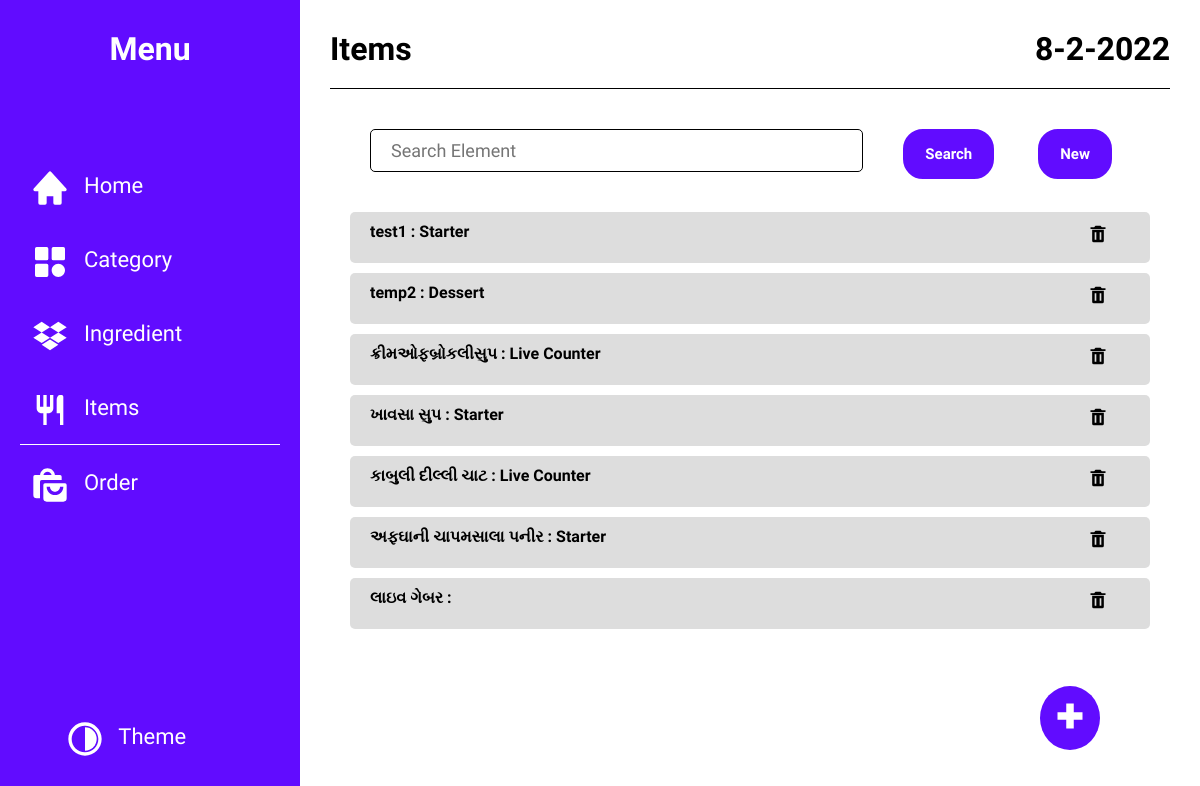
The page /orderInventory/Items/ on the database as committed earlier.
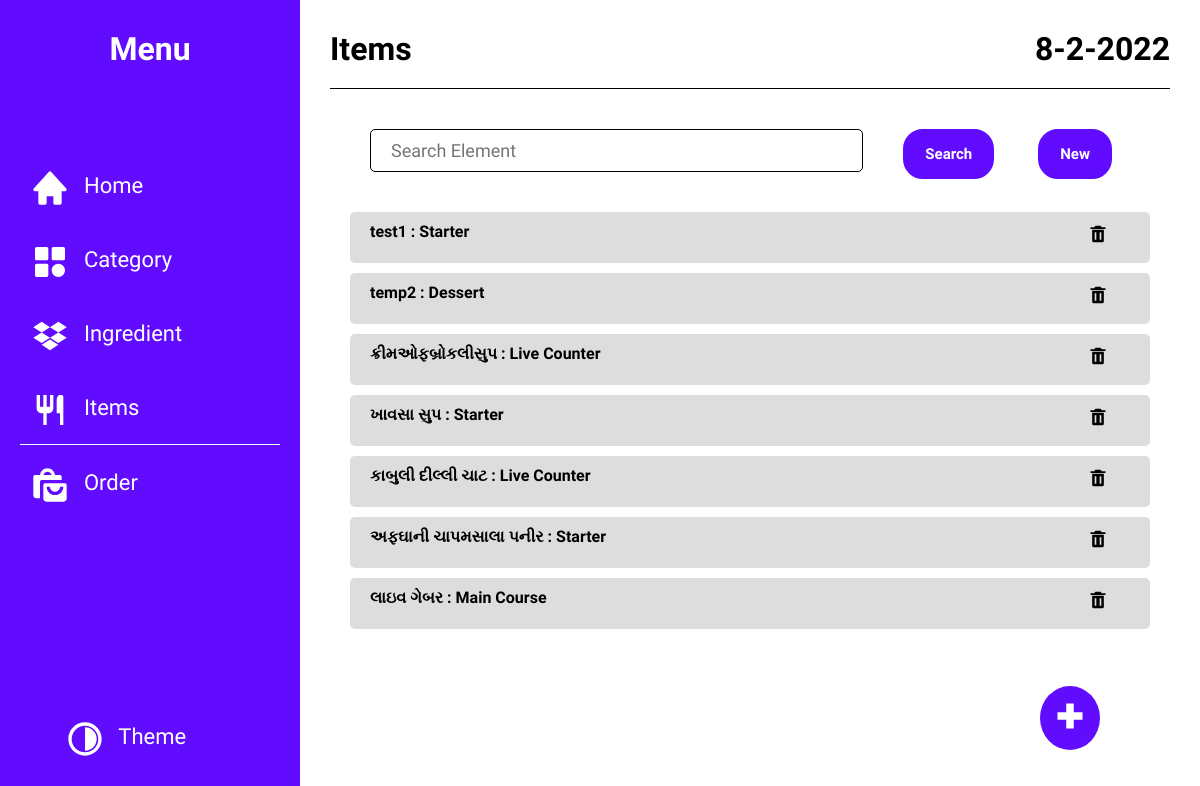
The same page on the database as committed later.
### orderInventory/models.py (models this page shows, shortened)
class ItemIndividual(models.Model):
    name = models.CharField(max_length=64)
    type = models.ForeignKey(
        Type,
        related_name="Item_Type",
        on_delete=models.SET(None),
        null=True,
        blank=True
    )
    createdAt = models.DateTimeField(default=datetime.now)
    modifyAt = models.DateTimeField(blank=True, null=True)

class Type(models.Model):
    type = models.CharField(max_length=32, unique=True)

### orderInventory/views.py (the view)
# urls.py: path('Items/', views.itemsHome, name="items"),
@cache_control(max_age=3600)
def itemsHome(request):
    items = models.ItemIndividual.objects.all()
    ingredients = models.IngredientIndividual.objects.all()
    category = models.Category.objects.all()
    return render(request, 'items.html', {
        "toolbar": True,
        "putPlus": True,
        "active": "items",
        "data": items,
        "options": ingredients,
        "Category": category,
        "queryItem": "item_one",
        "heading": "Items",
    })

### orderInventory/templates/items.html (shortened to what this page needs)
{% extends 'template.html' %}
{% load static %}
{% block heading %}
    {{ heading }}
{% endblock %}
{% block Main %}
<div id="single-section">
    <section class="single-container search-elements">
        {% for i in data %}
        <div class="suggetion-list-item">
            <p class="text" data-itemid="{{ i.id }}" data-queryItem="{{ queryItem }}">{{ i.name }} : {{ i.type.type }} </p>
            <form method="POST" action="{% url 'inventory:delete_items' %}" style="text-align: center" id="deleteFromItems">
                <button class="add button-remove deleteItem">
                <svg xmlns="http://www.w3.org/2000/svg" viewBox="0 0 24 24" >
                    <path d="M6 7H5v13a2 2 0 0 0 2 2h10a2 2 0 0 0 2-2V7H6zm4 12H8v-9h2v9zm6 0h-2v-9h2v9zm.618-15L15 2H9L7.382 4H3v2h18V4z">
                    </path>
                </svg>
                </button>
          </form>
        </div>
        {% endfor %}
    </section>
</div>
{% endblock %}

Rows that differ between the two databases and show on the page:
changed ItemIndividual "લાઇવ ગેબર": type.type (not shown) → "Main Course"
